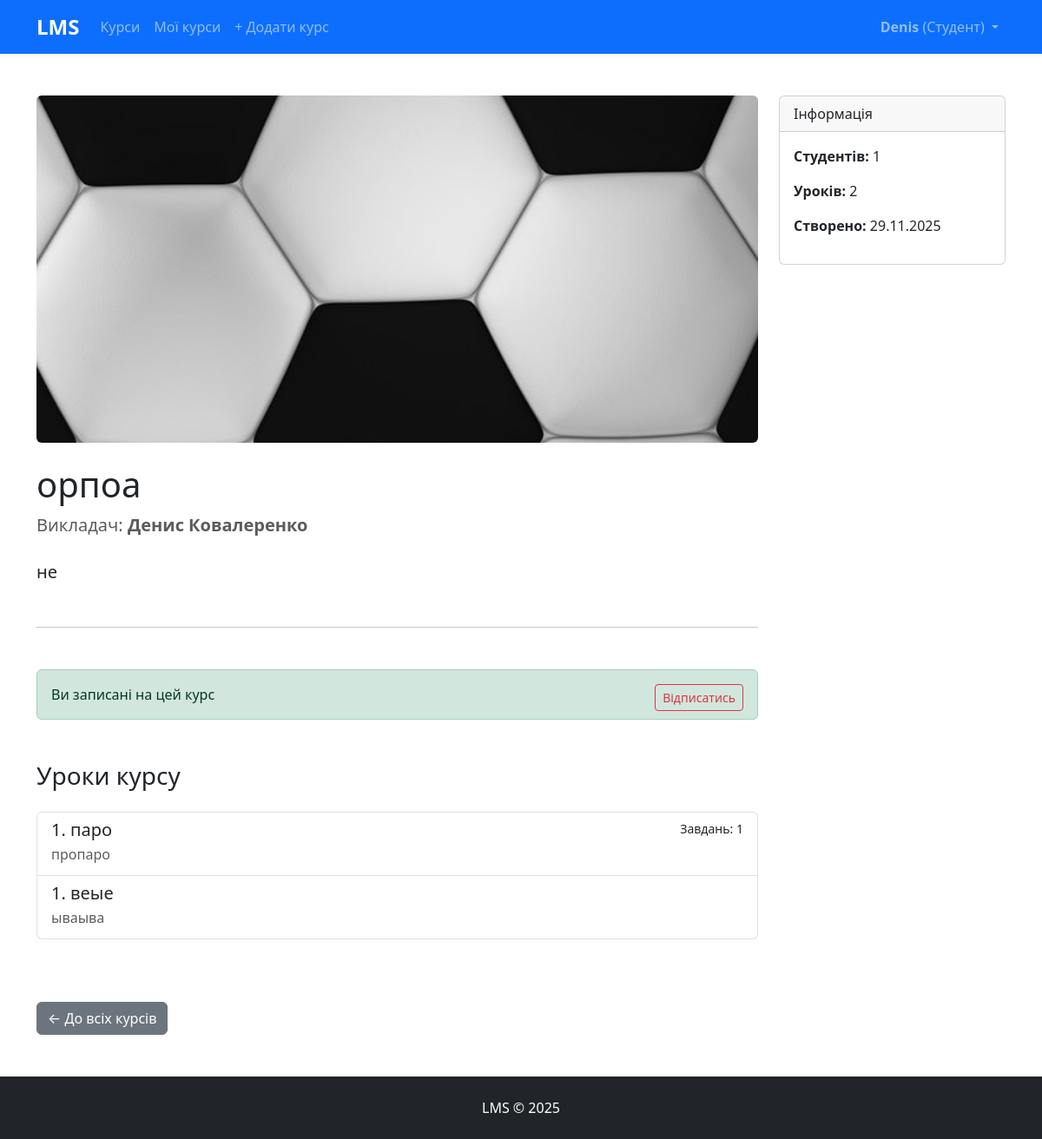
The page /course/2/ (signed in) on the database its author committed.
### accounts/models.py (models this page shows)
class User(AbstractUser):
    ROLE_CHOICES = (
        ('student', 'Студент'),
        ('teacher', 'Викладач'),
        ('admin', 'Адміністратор'),
    )
    role = models.CharField(max_length=10, choices=ROLE_CHOICES, default='student')
    avatar = models.ImageField(upload_to='avatars/', blank=True, null=True)
    phone = models.CharField(max_length=20, blank=True)
    bio = models.TextField(blank=True)

### courses/models.py (models this page shows, shortened)
class Course(models.Model):
    title = models.CharField(max_length=200)
    description = models.TextField()
    image = models.ImageField(upload_to='courses/', blank=True, null=True)
    created_at = models.DateTimeField(auto_now_add=True)
    updated_at = models.DateTimeField(auto_now=True)
    teacher = models.ForeignKey(User, on_delete=models.SET_NULL, null=True, related_name='teaching_courses')
    students = models.ManyToManyField(User, related_name='enrolled_courses', blank=True)

### lessons/models.py (models this page shows, shortened)
class Lesson(models.Model):
    course = models.ForeignKey(Course, on_delete=models.CASCADE, related_name='lessons')
    title = models.CharField(max_length=200)
    content = models.TextField(blank=True)
    video_url = models.URLField(blank=True, null=True)
    file = models.FileField(upload_to='lesson_files/', blank=True, null=True)
    order = models.PositiveIntegerField(default=0)
    class Meta:
        ordering = ['order', 'id']

### courses/views.py (the view)
# urls.py: path('course/<int:pk>/', views.CourseDetailView.as_view(), name='course_detail'),
class CourseDetailView(DetailView):
    model = Course
    template_name = 'courses/course_detail.html'
    context_object_name = 'course'

### courses/templates/courses/course_detail.html (shortened to what this page needs)
{% extends 'base.html' %}
{% load static %}
{% block content %}
<div class="container my-5">
    <div class="row">
        <div class="col-lg-9">
            {% if course.image %}
            <img src="{{ course.image.url }}" class="img-fluid rounded mb-4" style="max-height:400px; object-fit:cover; width:100%;">
            {% endif %}
            <h1>{{ course.title }}</h1>
            <p class="text-muted fs-5">
                Викладач: <strong>{{ course.teacher.get_full_name|default:course.teacher.username }}</strong>
            </p>
            <div class="my-4 lead">
                {{ course.description|linebreaks }}
            </div>
            <hr class="my-5">
            {% if user.is_authenticated and user in course.students.all %}
                <div class="alert alert-success">
                    Ви записані на цей курс
                    <a href="{% url 'courses:unenroll' course.pk %}" class="btn btn-sm btn-outline-danger float-end">Відписатись</a>
                </div>
                <h3 class="mt-5 mb-4">Уроки курсу</h3>
                {% if course.lessons.exists %}
                <div class="list-group mb-5">
                    {% for lesson in course.lessons.all %}
                    <a href="{% url 'lessons:lesson_detail' lesson.pk %}" class="list-group-item list-group-item-action">
                        <div class="d-flex w-100 justify-content-between">
                            <h5 class="mb-1">{{ lesson.order|add:1 }}. {{ lesson.title }}</h5>
                            <small>
                                {% if lesson.assignments.exists %}Завдань: {{ lesson.assignments.count }}{% endif %}
                            </small>
                        </div>
                        {% if lesson.content %}
                        <p class="mb-1 text-muted">{{ lesson.content|truncatewords:30 }}</p>
                        {% endif %}
                    </a>
                    {% endfor %}
                </div>
                {% else %}
                <p class="text-muted">Поки що немає уроків.</p>
                {% endif %}
            {% else %}
                {% if user.is_authenticated %}
                <a href="{% url 'courses:enroll' course.pk %}" class="btn btn-primary btn-lg">Записатись на курс</a>
                {% else %}
                <a href="{% url 'accounts:login' %}?next={{ request.path }}" class="btn btn-primary btn-lg">Увійти, щоб записатись</a>
                {% endif %}
            {% endif %}
        </div>
        <div class="col-lg-3">
            <div class="card">
                <div class="card-header">Інформація</div>
                <div class="card-body">
                    <p><strong>Студентів:</strong> {{ course.students.count }}</p>
                    <p><strong>Уроків:</strong> {{ course.lessons.count }}</p>
                    <p><strong>Створено:</strong> {{ course.created_at|date:"d.m.Y" }}</p>
                </div>
            </div>
        </div>
    </div>
    <a href="{% url 'courses:course_list' %}" class="btn btn-secondary mt-4">← До всіх курсів</a>
</div>
{% endblock %}

### courses/templates/includes/navbar.html (shortened to what this page needs)
<nav class="navbar navbar-expand-lg navbar-dark bg-primary shadow-sm">
    <div class="container">
        <a class="navbar-brand fw-bold fs-4" href="{% url 'courses:home' %}">LMS</a>
        <div class="collapse navbar-collapse" id="navbarNav">
            <ul class="navbar-nav me-auto">
                <li class="nav-item">
                    <a class="nav-link" href="{% url 'courses:course_list' %}">Курси</a>
                </li>
                {% if user.is_authenticated %}
                <li class="nav-item">
                    <a class="nav-link" href="{% url 'lessons:my_courses' %}">
                        Мої курси
                    </a>
                </li>
                {% endif %}
                {% if user.is_authenticated and user.role == 'teacher' or user.is_staff %}
                <li class="nav-item">
                    <a class="nav-link" href="{% url 'admin:courses_course_add' %}">
                        + Додати курс
                    </a>
                </li>
                {% endif %}
            </ul>
            <ul class="navbar-nav ms-auto">
                {% if user.is_authenticated %}
                <liਨ class="nav-item dropdown">
                    <a class="nav-link dropdown-toggle" href="#" role="button" data-bs-toggle="dropdown">
                        <strong>{{ user.get_full_name|default:user.username }}</strong>
                        {% if user.role == 'student' %} (Студент)
                        {% elif user.role == 'teacher' %} (Викладач)
                        {% elif user.is_staff %} (Адмін)
                        {% endif %}
                    </a>
                {% endif %}
            </ul>
        </div>
    </div>
</nav>

### rows shown on the page
User: get_full_name "Denis"
Course: image (picture), title "орпоа", teacher.get_full_name "Денис Ковалеренко", description "не", students.count "1", lessons.count "2", created_at "29.11.2025"
Lesson: order|add "1", title "паро", assignments.count "1", content "пропаро"
Lesson: order|add "1", title "веые", content "ываыва"
